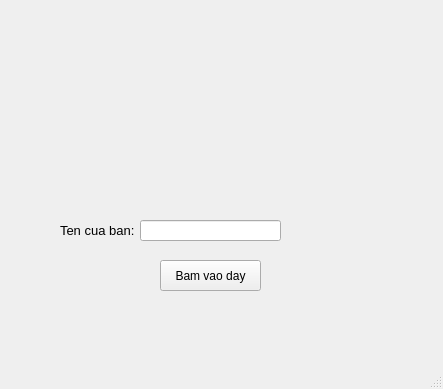
<?xml version="1.0" encoding="UTF-8"?>
<ui version="4.0">
 <class>MainWindow</class>
 <widget class="QMainWindow" name="MainWindow">
  <property name="geometry">
   <rect>
    <x>0</x>
    <y>0</y>
    <width>443</width>
    <height>389</height>
   </rect>
  </property>
  <property name="windowTitle">
   <string>MainWindow</string>
  </property>
  <widget class="QWidget" name="centralwidget">
   <widget class="QPushButton" name="nut">
    <property name="geometry">
     <rect>
      <x>160</x>
      <y>260</y>
      <width>101</width>
      <height>31</height>
     </rect>
    </property>
    <property name="text">
     <string>Bam vao day</string>
    </property>
   </widget>
   <widget class="QLabel" name="label">
    <property name="geometry">
     <rect>
      <x>60</x>
      <y>220</y>
      <width>81</width>
      <height>21</height>
     </rect>
    </property>
    <property name="font">
     <font>
      <pointsize>10</pointsize>
     </font>
    </property>
    <property name="text">
     <string>Ten cua ban:</string>
    </property>
   </widget>
   <widget class="QLineEdit" name="lineEdit">
    <property name="geometry">
     <rect>
      <x>140</x>
      <y>220</y>
      <width>141</width>
      <height>21</height>
     </rect>
    </property>
   </widget>
  </widget>
  <widget class="QStatusBar" name="statusbar"/>
 </widget>
 <resources/>
 <connections/>
</ui>
